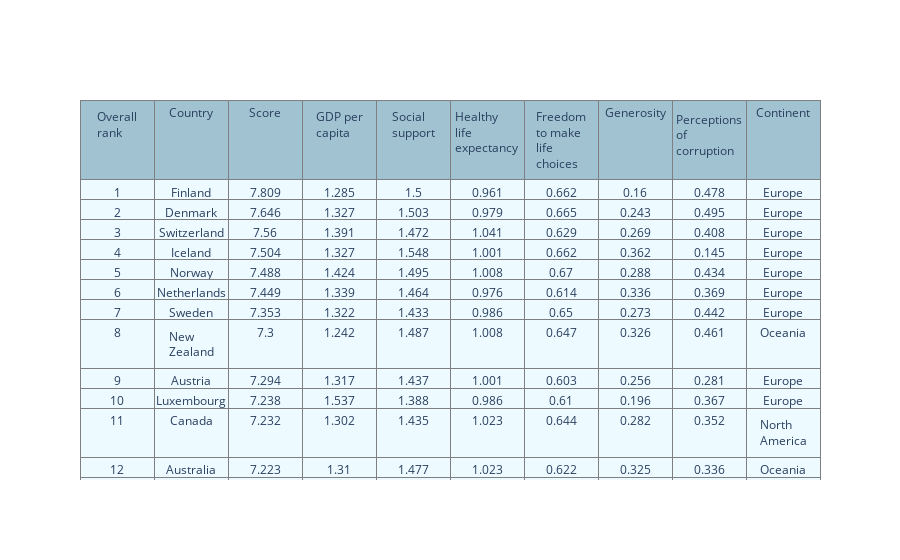

The code cell stored with this chart in its notebook:
### Code cell
# Membuat tabel df dengan plotly
data = go.Table(
    header=dict(
        values=df.columns.tolist(),
        line = dict(color='#7D7F80'),
        fill = dict(color='#a1c3d1'),
    ),
    cells=dict(
        values=df.transpose().values.tolist(),
        line = dict(color='#7D7F80'),
        fill = dict(color='#EDFAFF'),
    )
)

tabel = go.Figure(data=[data])
tabel.show()

### Figure 1 — Plotly figure (JSON) as saved in the notebook; plotly's stock layout.template omitted (floating-point values rounded to 4 significant figures; data arrays with more than 128 entries replaced by an {"elided": "..."} marker saying what was removed)
{"data": [{"cells": {"fill": {"color": "#EDFAFF"}, "line": {"color": "#7D7F80"}, "values": {"elided": "10x147 mixed values"}}, "header": {"fill": {"color": "#a1c3d1"}, "line": {"color": "#7D7F80"}, "values": ["Overall rank", "Country", "Score", "GDP per capita", "Social support", "Healthy life expectancy", "Freedom to make life choices", "Generosity", "Perceptions of corruption", "Continent"]}, "type": "table"}], "layout": {}}
